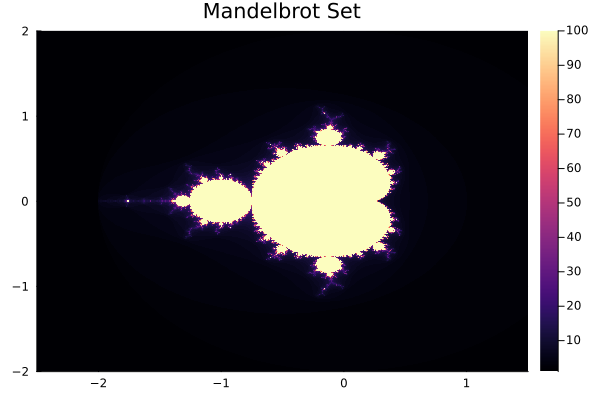

This figure's Julia source:
using Plots

# Define the function to check if a point is in the Mandelbrot set
function mandelbrot(c, max_iter)
    z = c
    for n in 1:max_iter
        if abs(z) > 2
            return n
        end
        z = z^2 + c
    end
    return max_iter
end

# Set the parameters for the plot
xlims = (-2.5, 1.5)
ylims = (-2.0, 2.0)
resolution = 1000
max_iter = 100

# Generate the points
x = range(xlims[1], xlims[2], length=resolution)
y = range(ylims[1], ylims[2], length=resolution)

# Create an array to store the results
mandelbrot_set = [mandelbrot(complex(re, im), max_iter) for im in y, re in x]

# Plot the Mandelbrot set
heatmap(x, y, mandelbrot_set, color=:magma, title="Mandelbrot Set")
savefig("mandelbrot_set.png")
